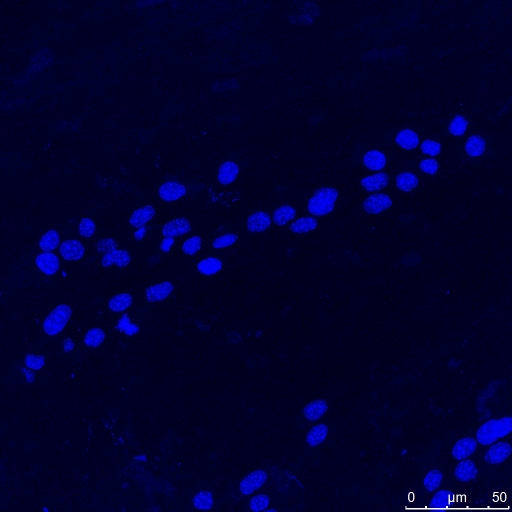
%> input picture CODE/WT_LKR13_1_DAPI.tif, 1024 x 1024 px (shown at 1/2 size)
$ octave DAPI2CellSeparation.m   (GNU Octave 9; MATLAB toolbox functions it lacks are replaced by stand-ins)
%> lines starting %> are read from the running program, lines starting %| are printed output that depends on the picture; in (x1, y1, x2, y2) boxes, pixels count from 0 and x2, y2 are one past the last pixel; in counts of white or black regions, pixels touching at a corner belong together; the program's own positions count from 1
%% Remove the scale bar at the bottom right and select the blue channel
img4 = imread('WT_LKR13_1_DAPI.tif');
%> img4 is the input picture: size 1024x1024x3 uint8; mean R, G, B 0.3, 0.3, 48.1
blue2_channel            = img4(:,:,3);
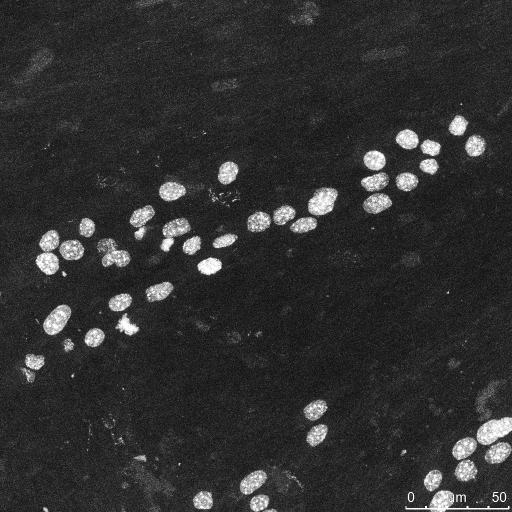
%> blue2_channel: size 1024x1024 uint8 (shown at 1/2 size); min 0, max 255, mean 48.1
% filter and threshold to detect cells
blue2_channel_filt       = imfilter(blue2_channel,fspecial('Gaussian',5));
blue2_channel_thres      = blue2_channel_filt>90;
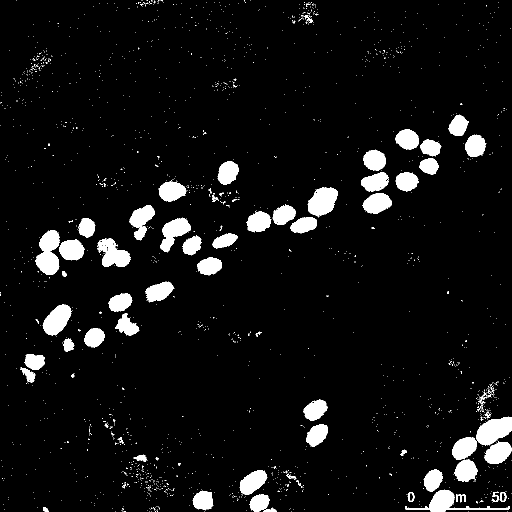
%> blue2_channel_thres: size 1024x1024 logical (shown at 1/2 size); 6.5% white; 1882 white regions (1811 under 20 px), largest, box (x1, y1, x2, y2) and area: (71, 460, 119, 550) 2955, (952, 833, 1024, 891) 2736, (615, 375, 676, 431) 2476
% label individual regions as cells, obtain properties
blue2_channel_labelled   = bwlabel(blue2_channel_thres);
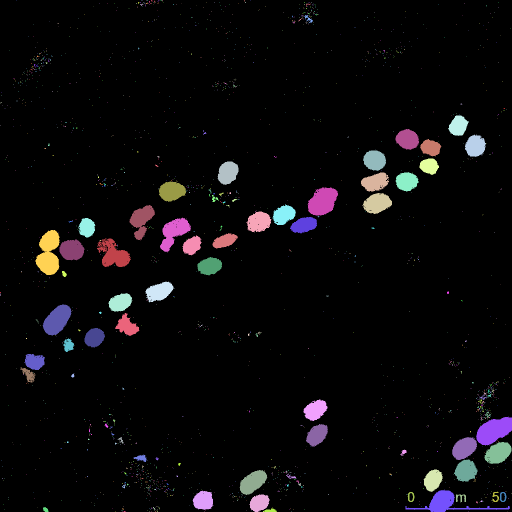
%> blue2_channel_labelled: size 1024x1024 double (shown at 1/2 size); 1883 distinct labels, from 0 to 1882; one colour per label, 0 black
blue2_channel_props      = regionprops(blue2_channel_labelled,'Area');
%> blue2_channel_props = 1882 regions; largest, Area: 2955, 2736, 2476, 2281, 2262
% separate the large cells and fill them im
[blue2_channel_large,numCells]  = bwlabel(ismember(blue2_channel_labelled,find([blue2_channel_props.Area]>48)));
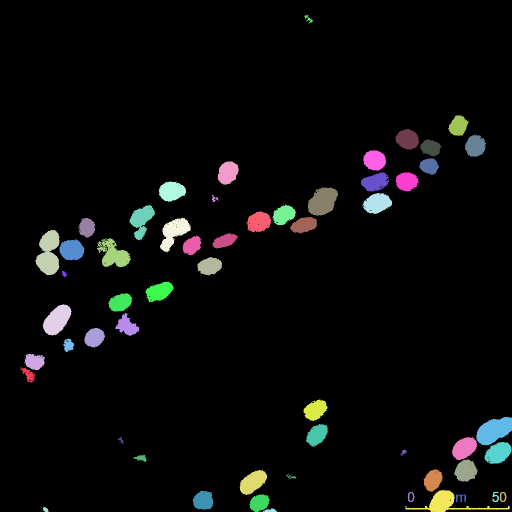
%> blue2_channel_large: size 1024x1024 double (shown at 1/2 size); 57 distinct labels, from 0 to 56; one colour per label, 0 black
%> numCells = 56
blue2_channel_filled     = imfill(blue2_channel_large);
%> blue2_channel_filled: size 1024x1024 double; 57 distinct labels, from 0 to 56

% close the regions, but individually, otherwise they merge
cells_0                 = zeros(size(blue2_channel));
for counterCells = 1:numCells
    cells_0             = cells_0 + counterCells*imclose(blue2_channel_filled==counterCells,strel('disk',3));
end
%> this loop made 56 passes
%> cells_0: size 1024x1024 double; 57 distinct labels, from 0 to 56

%% selection of large/small and circular to detect merged cells
thres_large             = 2000;
thres_circularity       = 0.7;
cells_0_props           = regionprops(cells_0,'Area','Centroid','circularity');
%> cells_0_props = 56 regions; largest, Area, Centroid and Circularity: 3002 [98 507.1] 0.592, 2750 [988.7 861.8] 0.768, 2508 [645.9 403.4] 0.853, 2415 [226.6 508.5] 0.551, 2327 [894.6 1007.1] 0.115
% cells_0_large           = ismember(cells_0,find([cells_0_props.Area]>thres_large));
% cells_0_small           = ismember(cells_0,find([cells_0_props.Area]<=thres_large));
cells_single            = ismember(cells_0,find([cells_0_props.Circularity]>thres_circularity));
%> cells_single: size 1024x1024 logical; 4.9% white; 41 white regions, largest, box (x1, y1, x2, y2) and area: (952, 833, 1024, 891) 2750, (615, 375, 676, 431) 2508, (85, 609, 143, 671) 2272
cells_merged            = bwlabel(ismember(cells_0,find([cells_0_props.Circularity]<=thres_circularity)));
%> cells_merged: size 1024x1024 double; 16 distinct labels, from 0 to 15

cells_single_props           = regionprops(cells_single,'Area','Centroid','circularity','orientation');
%> cells_single_props = 41 regions; largest, Area, Centroid, Orientation and Circularity: 2750 [988.7 861.8] 28.32 0.768, 2508 [645.9 403.4] 44.73 0.853, 2272 [114.9 640.5] 51.24 0.851, 1745 [506.4 964.8] 37.54 0.808, 1733 [755 407.3] 15.33 0.872
cells_merged_props           = regionprops(cells_merged,'Area','Centroid','circularity','orientation');
%> cells_merged_props = 15 regions; largest, Area, Centroid, Orientation and Circularity: 3002 [98 507.1] 85.2 0.592, 2415 [226.6 508.5] -37.89 0.551, 2327 [894.6 1007.1] -3 0.115, 2204 [348.5 465.2] 49.58 0.599, 1914 [283.8 441.3] 70.42 0.532
cells_2cells            = ismember(cells_merged,find([cells_merged_props.Area]<4000));
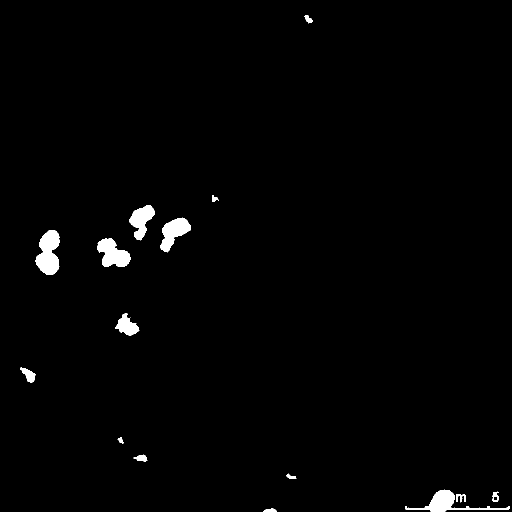
%> cells_2cells: size 1024x1024 logical (shown at 1/2 size); 1.4% white; 15 white regions, largest, box (x1, y1, x2, y2) and area: (71, 460, 119, 550) 3002, (194, 477, 262, 534) 2415, (811, 979, 1020, 1024) 2327
cells_3morecells        = ismember(cells_merged,find([cells_merged_props.Area]>=4000));
%> cells_3morecells: size 1024x1024 logical; every value is 0
cells_3morecells_props  = regionprops(cells_3morecells,'Area','Centroid','circularity','orientation','MajoraxisLength','MinoraxisLength','Image','ConvexImage','Extrema','BoundingBox');
%> cells_3morecells_props = 0 regions

cell_split              = imerode(watershed(1-(bwdist(1-cells_2cells)>11))>0,ones(6));
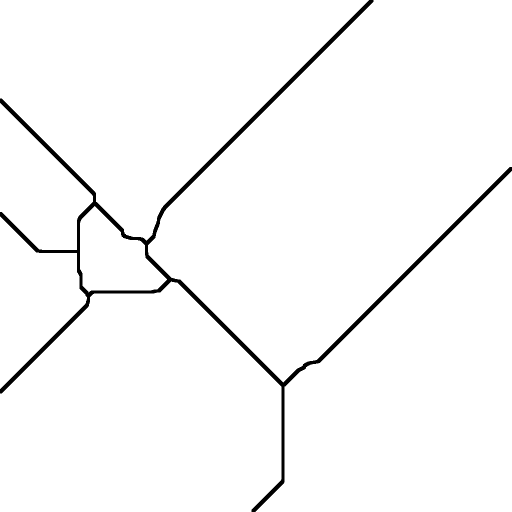
%> cell_split: size 1024x1024 logical (shown at 1/2 size); 97.5% white; 1 black region, box (x1, y1, x2, y2) and area: (0, 0, 1024, 1024) 25728
cells_2cells            = cells_2cells.*cell_split;
%> cells_2cells: size 1024x1024 double; values 0 (black) and 1 (white), 1.4% white; 17 white regions (1 under 20 px)

%%
%% labelling of cells
[all_cells,numCells]             = bwlabel(cells_single+cells_2cells);
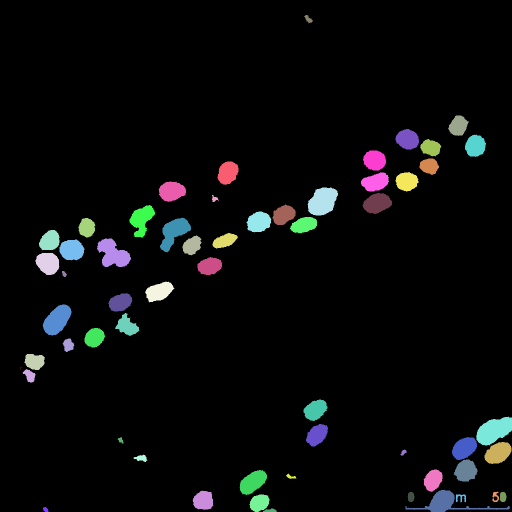
%> all_cells: size 1024x1024 double (shown at 1/2 size); 59 distinct labels, from 0 to 58; one colour per label, 0 black
%> numCells = 58
all_cells_props                 = regionprops(all_cells,'Area','BoundingBox','Extrema');
%> all_cells_props = 58 regions; largest, box (x1, y1, x2, y2) and Area: (952, 833, 1024, 891) 2750, (615, 375, 676, 431) 2508, (194, 477, 262, 534) 2415, (811, 979, 1020, 1024) 2327, (85, 609, 143, 671) 2272
